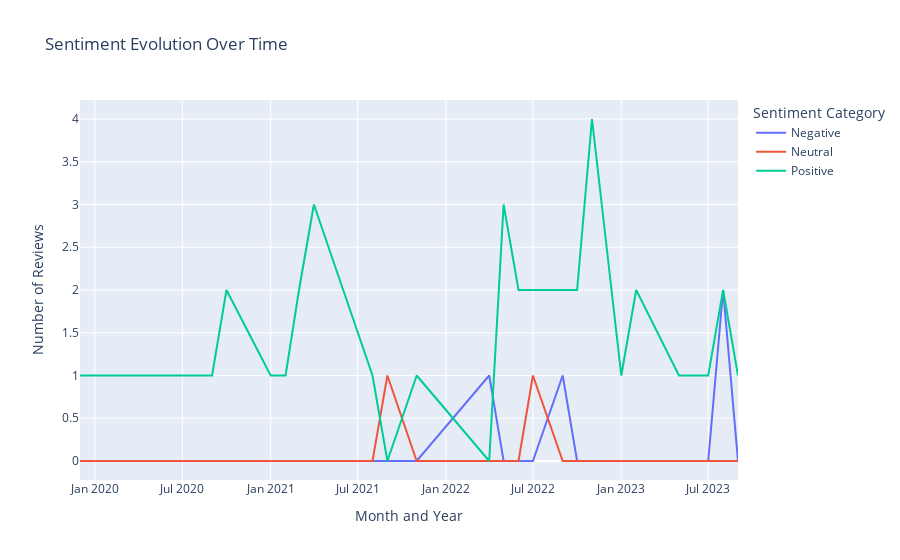

The notebook cell saved with this chart:
### Code cell
# Convert 'Date' to datetime (if not already done)
reviews_df['Date'] = pd.to_datetime(reviews_df['Date'], format='%Y-%m-%d')

# Aggregate sentiment by month
reviews_df['Month_Year'] = reviews_df['Date'].dt.to_period('M')
monthly_sentiment = reviews_df.groupby(['Month_Year', 'overall_sentiment_category']).size().unstack(fill_value=0)

# Visualization: Sentiment Evolution Over Time
fig = go.Figure()
for sentiment_category in monthly_sentiment.columns:
    fig.add_trace(go.Scatter(x=monthly_sentiment.index.astype(str), y=monthly_sentiment[sentiment_category], mode='lines', name=sentiment_category))

fig.update_layout(title='Sentiment Evolution Over Time', xaxis_title='Month and Year', yaxis_title='Number of Reviews', legend_title='Sentiment Category')
fig.show()

### Figure 1 — Plotly figure (JSON) as saved in the notebook; plotly's stock layout.template omitted (floating-point values rounded to 4 significant figures)
{"data": [{"mode": "lines", "name": "Negative", "type": "scatter", "x": ["2019-12", "2020-06", "2020-09", "2020-10", "2021-01", "2021-02", "2021-03", "2021-04", "2021-08", "2021-09", "2021-11", "2022-04", "2022-05", "2022-06", "2022-07", "2022-09", "2022-10", "2022-11", "2023-01", "2023-02", "2023-05", "2023-07", "2023-08", "2023-09"], "y": [0, 0, 0, 0, 0, 0, 0, 0, 0, 0, 0, 1, 0, 0, 0, 1, 0, 0, 0, 0, 0, 0, 2, 0]}, {"mode": "lines", "name": "Neutral", "type": "scatter", "x": ["2019-12", "2020-06", "2020-09", "2020-10", "2021-01", "2021-02", "2021-03", "2021-04", "2021-08", "2021-09", "2021-11", "2022-04", "2022-05", "2022-06", "2022-07", "2022-09", "2022-10", "2022-11", "2023-01", "2023-02", "2023-05", "2023-07", "2023-08", "2023-09"], "y": [0, 0, 0, 0, 0, 0, 0, 0, 0, 1, 0, 0, 0, 0, 1, 0, 0, 0, 0, 0, 0, 0, 0, 0]}, {"mode": "lines", "name": "Positive", "type": "scatter", "x": ["2019-12", "2020-06", "2020-09", "2020-10", "2021-01", "2021-02", "2021-03", "2021-04", "2021-08", "2021-09", "2021-11", "2022-04", "2022-05", "2022-06", "2022-07", "2022-09", "2022-10", "2022-11", "2023-01", "2023-02", "2023-05", "2023-07", "2023-08", "2023-09"], "y": [1, 1, 1, 2, 1, 1, 2, 3, 1, 0, 1, 0, 3, 2, 2, 2, 2, 4, 1, 2, 1, 1, 2, 1]}], "layout": {"legend": {"title": {"text": "Sentiment Category"}}, "title": {"text": "Sentiment Evolution Over Time"}, "xaxis": {"title": {"text": "Month and Year"}}, "yaxis": {"title": {"text": "Number of Reviews"}}}}
